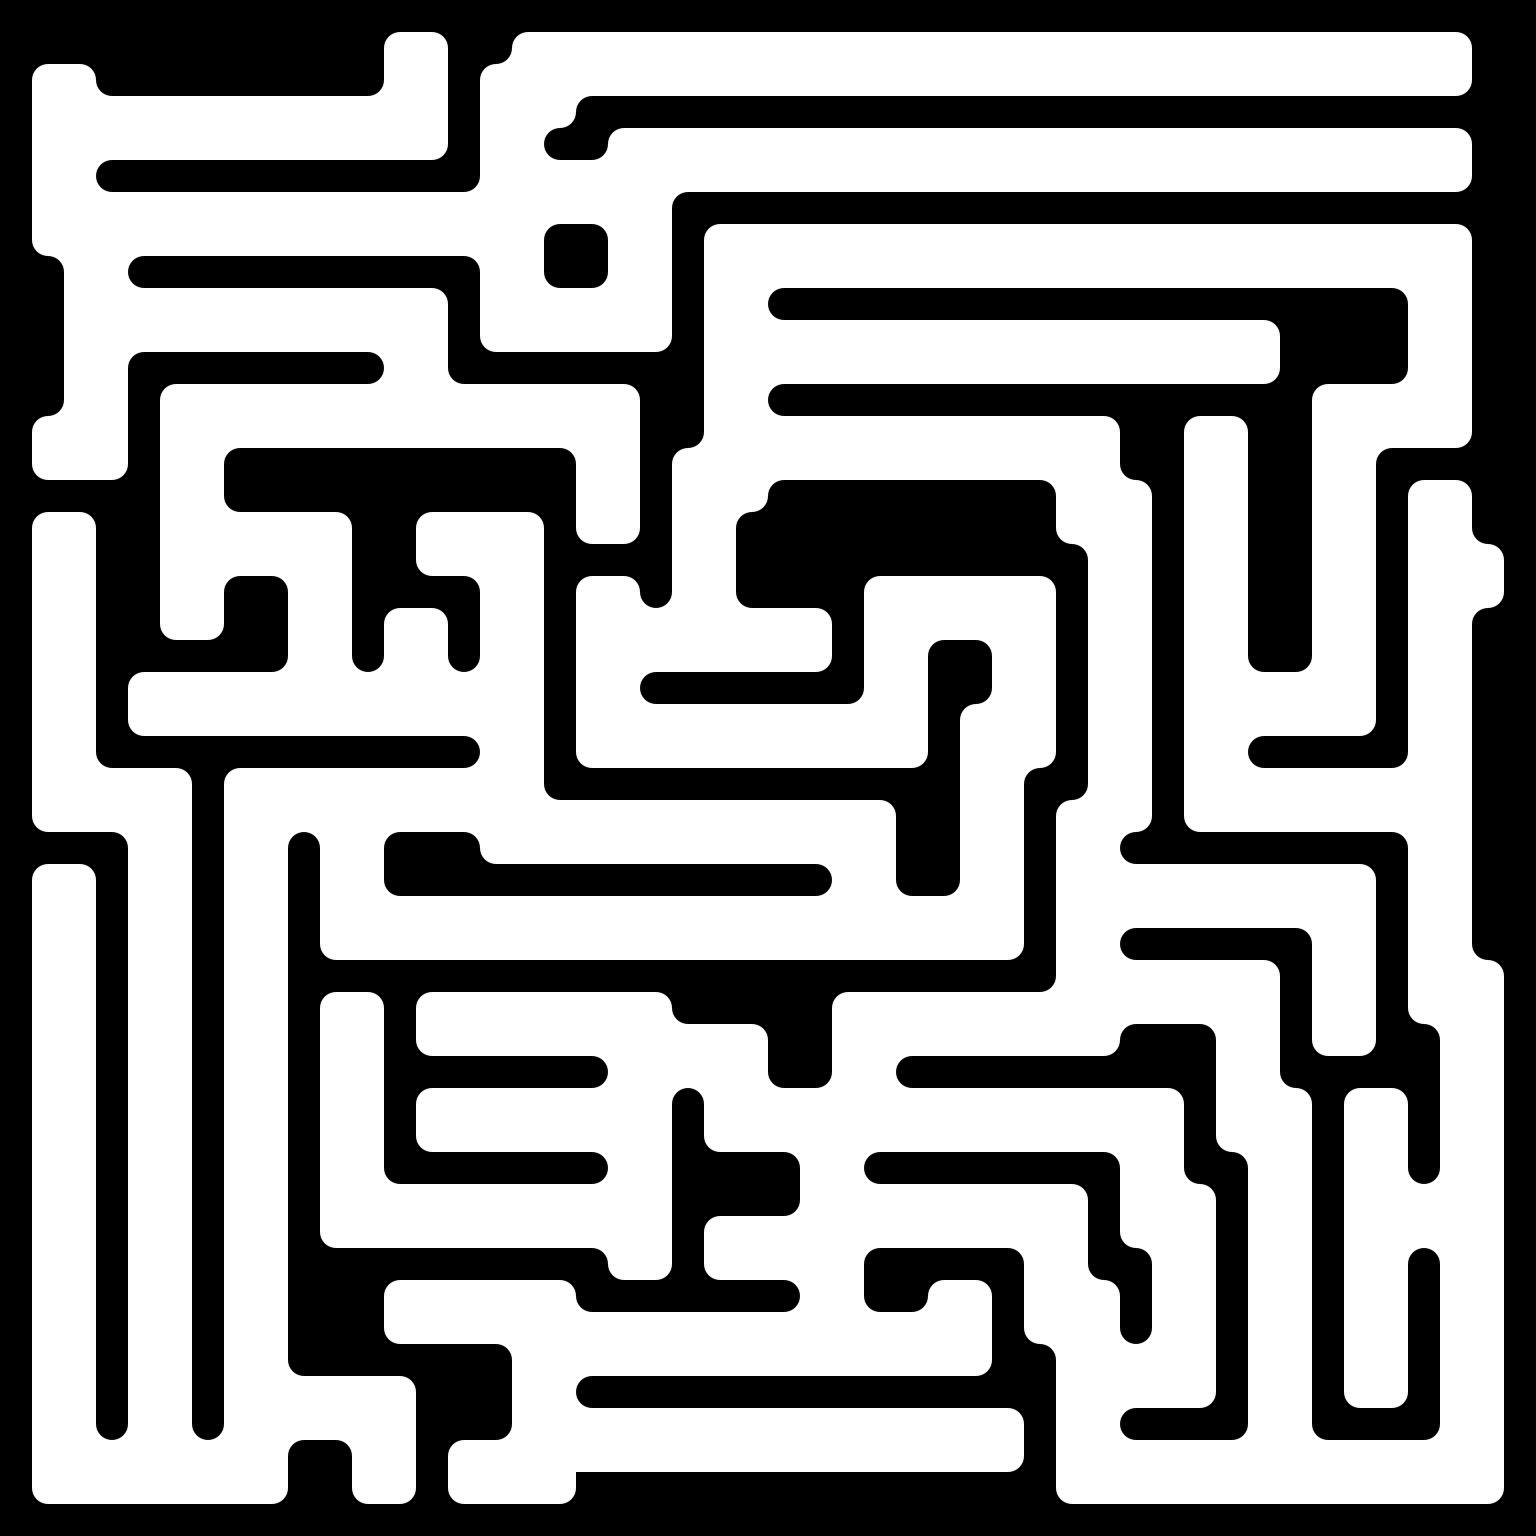

A level layout from a 2D game, rendered from its tile map. Below: a short description, then the map file with tile-grid data replaced by summaries:
An orthogonal 48x48 tile map with 32x32 px tiles, 1 tile layer (tiles).

<map version="1.0" orientation="orthogonal" width="48" height="48" tilewidth="32" tileheight="32">
 <properties>
  <property name="finishLocation" value="!json! {&quot;x&quot; : 2, &quot;y&quot; : 28}" />
  <property name="playerLocation" value="!json! {&quot;x&quot; : 45, &quot;y&quot; : 2}" />
 </properties>
 <tileset firstgid="1" name="tileset_bob" tilewidth="32" tileheight="32">
  <image source="../graphics/tileset.png" width="288" height="64" />
  <tile id="4">
   <properties>
    <property name="bodyType" value="static" />
    <property name="physics:bounce" value="0" />
    <property name="physics:enabled" value="true" />
   </properties>
  </tile>
  <tile id="5">
   <properties>
    <property name="bodyType" value="static" />
    <property name="physics:bounce" value="0" />
    <property name="physics:enabled" value="true" />
   </properties>
  </tile>
  <tile id="6">
   <properties>
    <property name="bodyType" value="static" />
    <property name="physics:bounce" value="0" />
    <property name="physics:enabled" value="true" />
   </properties>
  </tile>
  <tile id="7">
   <properties>
    <property name="bodyType" value="static" />
    <property name="physics:bounce" value="0" />
    <property name="physics:enabled" value="true" />
   </properties>
  </tile>
  <tile id="8">
   <properties>
    <property name="bodyType" value="static" />
    <property name="physics:bounce" value="0" />
    <property name="physics:enabled" value="true" />
   </properties>
  </tile>
  <tile id="13">
   <properties>
    <property name="bodyType" value="static" />
    <property name="physics:bounce" value="0" />
    <property name="physics:enabled" value="true" />
   </properties>
  </tile>
  <tile id="14">
   <properties>
    <property name="bodyType" value="static" />
    <property name="physics:bounce" value="0" />
    <property name="physics:enabled" value="true" />
   </properties>
  </tile>
  <tile id="15">
   <properties>
    <property name="bodyType" value="static" />
    <property name="physics:bounce" value="0" />
    <property name="physics:enabled" value="true" />
   </properties>
  </tile>
  <tile id="16">
   <properties>
    <property name="bodyType" value="static" />
    <property name="physics:bounce" value="0" />
    <property name="physics:enabled" value="true" />
   </properties>
  </tile>
 </tileset>
 <layer name="tiles" width="48" height="48">
  <data>[2304 cells, 2304 non-empty, 14 distinct tile ids]</data>
 </layer>
</map>
